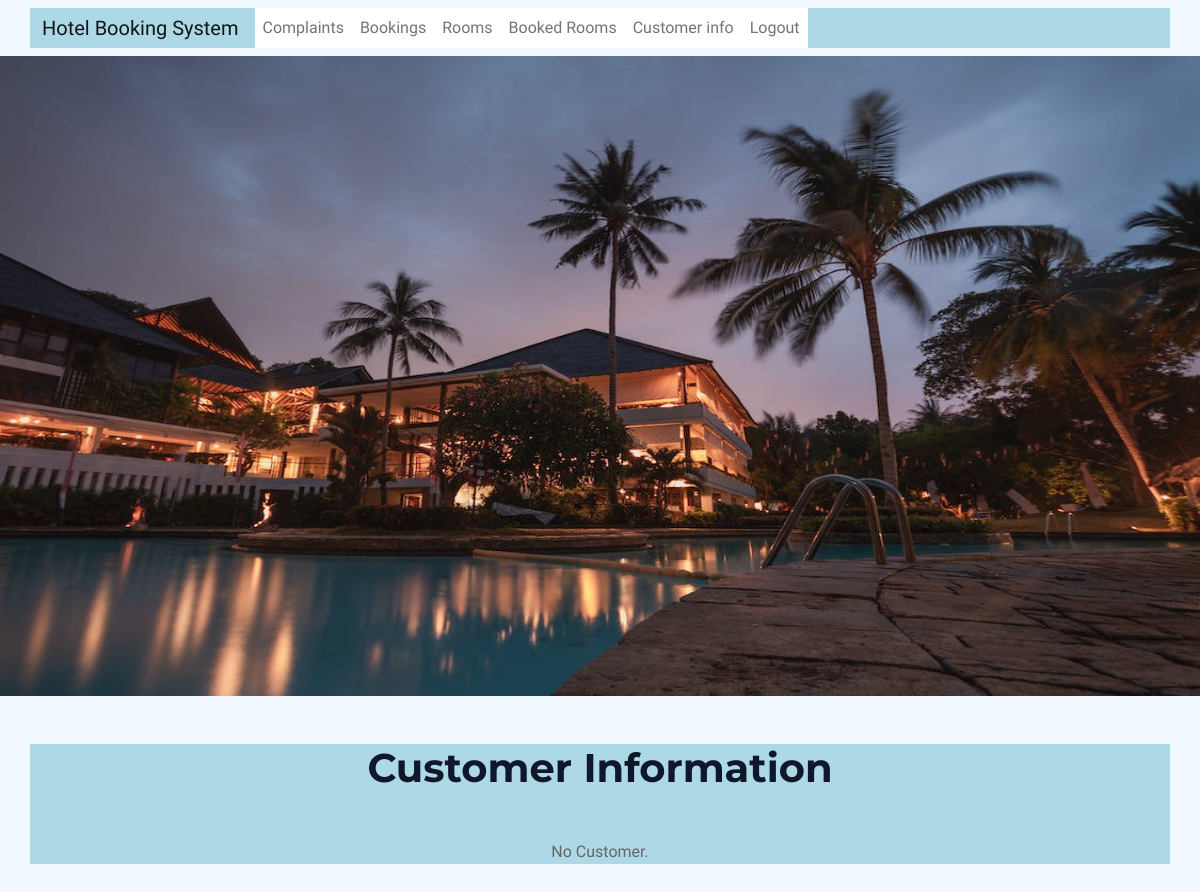
Before: /customer_info/ (signed in) with the older database file.
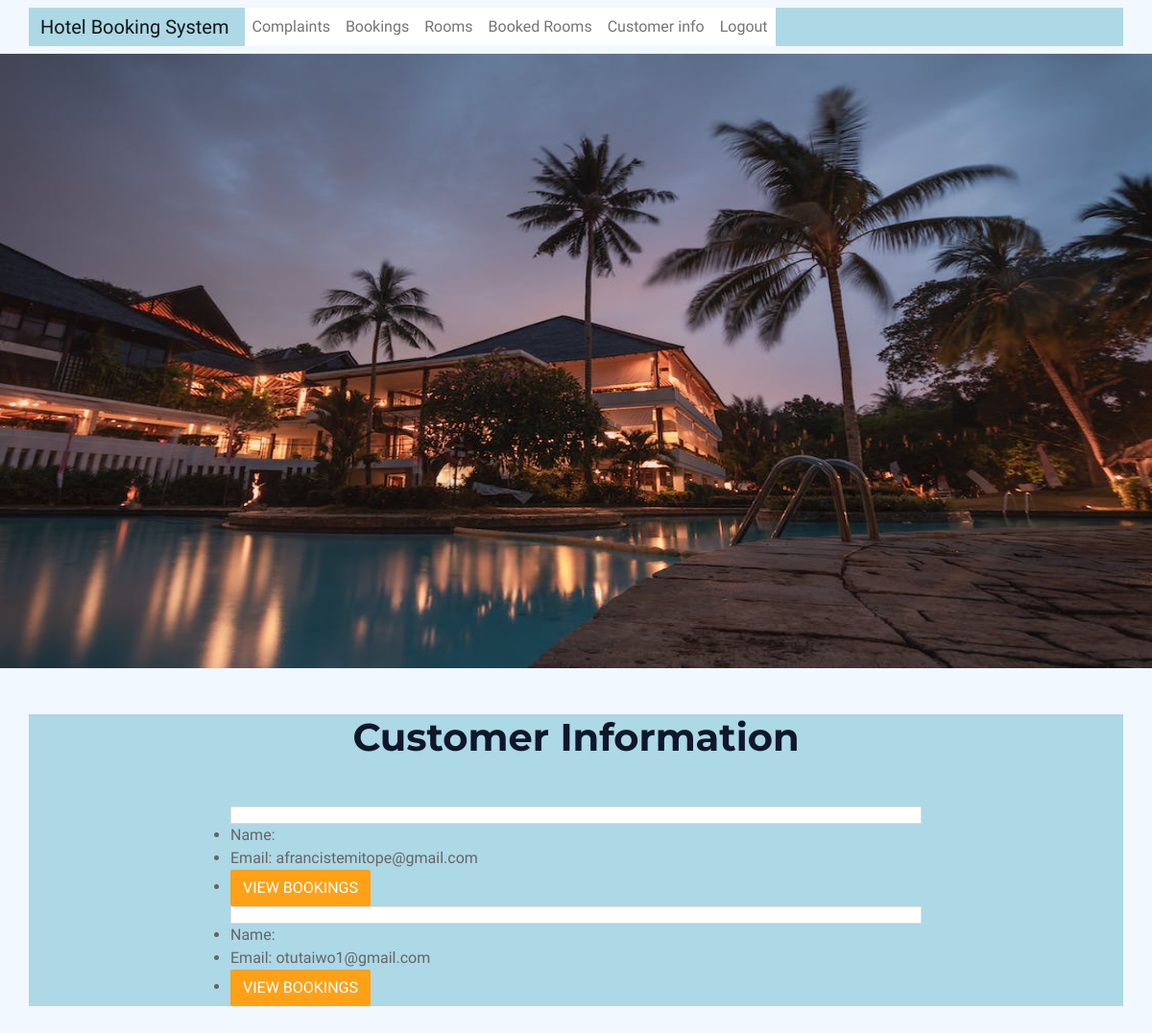
After: the same page with the newer database file.
### bookings/models.py (models this page shows, shortened)
class Booking(models.Model):
    user = models.ForeignKey(settings.AUTH_USER_MODEL, on_delete=models.CASCADE)
    admin_user= models.ForeignKey(settings.AUTH_USER_MODEL, on_delete=models.CASCADE, related_name='bookings_admin', default=1)
    room = models.ForeignKey(Room, on_delete=models.CASCADE)
    check_in = models.DateField()
    check_out = models.DateField()
    created_at = models.DateTimeField(auto_now_add=True)
    updated_at = models.DateTimeField(auto_now=True)
    status_choices = [
        ('pending', 'Pending'),
        ('accepted', 'Accepted'),
        ('rejected', 'Rejected'),
    ]
    status = models.CharField(max_length=10, choices=status_choices, default='pending')
    number_of_guests = models.PositiveIntegerField()
    customer_email = models.EmailField(max_length=255)
    customer_name =  models.CharField(max_length=100, default='')

### accounts/models.py (models this page shows, shortened)
class CustomUser(AbstractBaseUser):
    email = models.EmailField(verbose_name='Email', max_length=255, unique=True)
    first_name = models.CharField(verbose_name='First Name', max_length=255, blank=True)
    last_name = models.CharField(verbose_name='Last Name', max_length=255, blank=True)
    is_staff = models.BooleanField(default=False)
    is_active = models.BooleanField(default=True)
    is_admin = models.BooleanField(default=False)
    is_customer = models.BooleanField(default=True)
    is_superuser = models.BooleanField(default=False)
    created_at = models.DateTimeField(auto_now_add=True)
    updated_at = models.DateTimeField(auto_now=True)
    objects = CustomUserManager()
    USERNAME_FIELD = 'email'
    REQUIRED_FIELDS = []

### bookings/views.py (the view)
# urls.py: path('customer_info/', views.customer_info, name='customer_info'),
@login_required
def customer_info(request):
    bookings = Booking.objects.all()
    return render(request, 'customer_info.html', {'bookings': bookings})

### bookings/templates/customer_info.html
{% extends 'base.html' %}
{% block content %}
  <div class="container my-5">
    <h1 class="text-center mb-5">Customer Information</h1>
    {% if bookings %}
      <div class="row">
        <div class="col-md-8 offset-md-2">
          <ul class="list-group">
            {% for booking in bookings %}
              <li class="list-group-item d-flex justify-content-between align-items-center">
                <li>Name: {{ booking.customer_name }}</li>
                <li>Email: {{ booking.user.email }}<li>
                <a href="{% url 'bookings:customer_bookings' booking.user.id %}" class="btn btn-primary">View Bookings</a>
              </li>
            {% endfor %}
          </ul>
        </div>
      </div>
    {% else %}
      <p class="text-center">No Customer.</p>
    {% endif %}
  </div>
{% endblock %}

Changed rows visible on the page:
added Booking: user.email "afrancistemitope@gmail.com"
added Booking: user.email "otutaiwo1@gmail.com"
Other visible differences:
text no longer shown: "No Customer."
